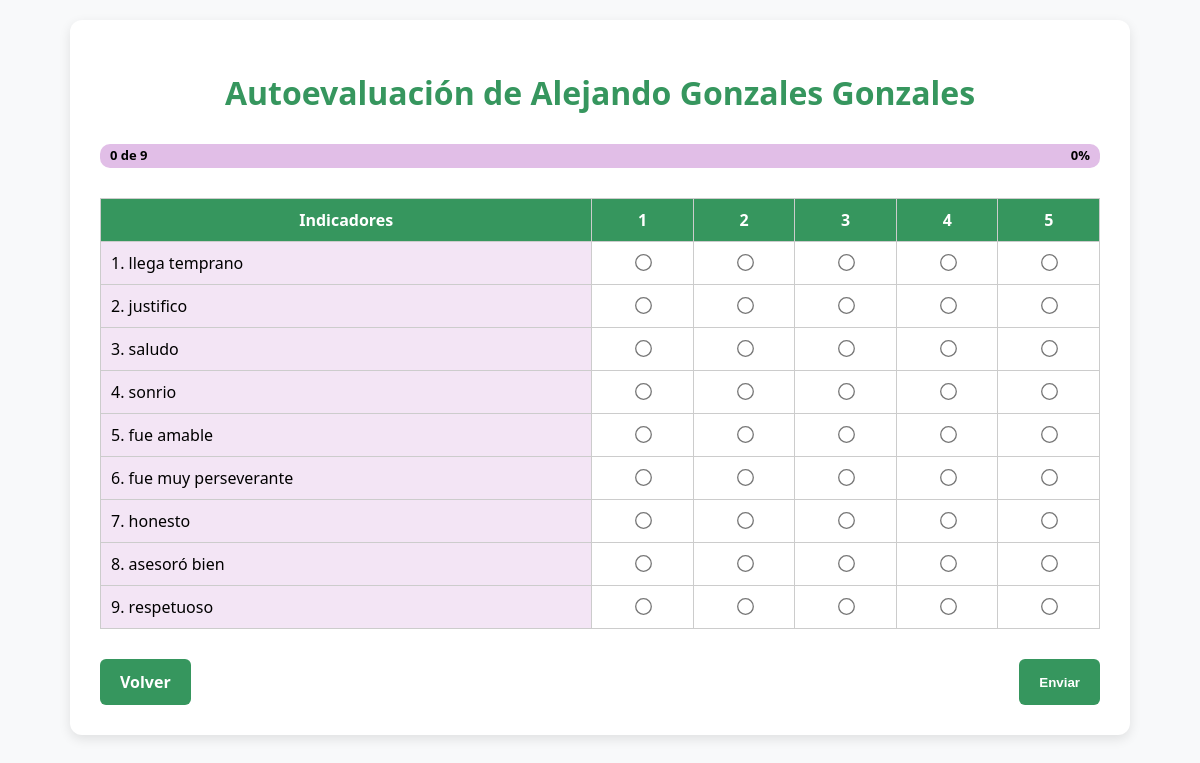
The page /autoevaluacion/ (signed in) on the database its author committed.
### core/models.py (models this page shows, shortened)
class Usuario(AbstractUser):
    ROL_TIPOS = [
        ('cliente', 'Cliente'),
        ('trabajador', 'Trabajador'),
    ]
    rol = models.CharField(max_length=20, choices=ROL_TIPOS, blank=True, null=True)
    rol_admin = models.ForeignKey(Rol, on_delete=models.SET_NULL, null=True, blank=True, related_name='usuarios')
    puesto = models.ForeignKey(Puesto, on_delete=models.SET_NULL, null=True, blank=True)

class Indicador(models.Model):
    nombre = models.CharField(max_length=100)
    descripcion = models.TextField(blank=True, null=True)
    criterio = models.ForeignKey(Criterio, on_delete=models.CASCADE, related_name='indicadores')
    max_puntaje = models.IntegerField(default=5)

### core/views.py (the view)
# urls.py: path('autoevaluacion/', views.realizar_autoevaluacion, name='realizar_autoevaluacion'),
@login_required
def realizar_autoevaluacion(request):
    indicadores = Indicador.objects.all()
    if request.method == 'POST':
        form = AutoevaluacionForm(indicadores, request.POST)
        if form.is_valid():
            evaluacion = AutoevaluacionTrabajador.objects.create(
                trabajador=request.user
            )
            for key, valoracion in form.cleaned_data.items():
                indicador_id = int(key.replace('indicador_', ''))
                puntaje = int(valoracion)
                RespuestaAutoevaluacionTrabajador.objects.create(
                    autoevaluacion=evaluacion,
                    indicador_id=indicador_id,
                    valoracion=valoracion,  # Guarda '1', '2', ..., '5'
                    puntaje=puntaje
                )
            return redirect('evaluacion_exitosa')
    else:
        form = AutoevaluacionForm(indicadores)
    return render(request, 'realizar_autoevaluacion.html', {
        'form': form,
        'trabajador': request.user,
        'indicadores': indicadores,
        'titulo': f'Autoevaluación - {request.user.get_full_name() or request.user.username}'
    })

### core/forms.py
class AutoevaluacionForm(forms.Form):
    def __init__(self, indicadores, *args, **kwargs):
        super().__init__(*args, **kwargs)
        for indicador in indicadores:
            self.fields[f'indicador_{indicador.id}'] = forms.ChoiceField(
                choices=[(str(i), str(i)) for i in range(1, 6)],
                widget=forms.RadioSelect,
                label=indicador.nombre
            )

### templates/realizar_autoevaluacion.html (shortened to what this page needs)
<!DOCTYPE html>
<html lang="es">
<head>
</head>
<body>
  <div class="container">
    <h1>Autoevaluación de {{ trabajador.get_full_name|default:trabajador.username }}</h1>
    <div class="progress-container">
      <span class="progress-left-text" id="progress-text"></span>
      <span class="progress-right-text" id="progress-percent"></span>
    </div>
    <form method="post" id="autoform">
      <table>
        <thead>
          <tr>
            <th>Indicadores</th>
            <th>1</th>
            <th>2</th>
            <th>3</th>
            <th>4</th>
            <th>5</th>
          </tr>
        </thead>
        <tbody>
          {% for indicador in indicadores %}
          <tr>
            <td>{{ forloop.counter }}. {{ indicador.nombre }}</td>
            {% for i in "12345" %}
            <td>
              <input type="radio" name="indicador_{{ indicador.id }}" value="{{ i }}" required>
            </td>
            {% endfor %}
          </tr>
          {% endfor %}
        </tbody>
      </table>
      <div class="button-group">
        <a href="{% url 'admin_dashboard' %}" class="back-button">Volver</a>
        <button type="submit">Enviar</button>
      </div>
    </form>
  </div>
</body>
</html>

### templates/realizar_autoevaluacion.html (style rules this page uses)
body { font-family: 'Segoe UI', sans-serif; background: #f8f9fa; margin: 0; padding: 20px; }
.container { max-width: 1000px; margin: auto; background: #fff; padding: 30px; border-radius: 12px; box-shadow: 0 4px 12px rgba(0, 0, 0, 0.1); }
h1 { text-align: center; color: #36965e; margin-bottom: 30px; }
table { width: 100%; border-collapse: collapse; margin-top: 20px; }
th, td { border: 1px solid #ccc; text-align: center; padding: 10px; }
th { background-color: #36965e; color: white; }
td:first-child { text-align: left; font-weight: 500; background-color: #f3e5f5; }
input[type="radio"] { transform: scale(1.3); accent-color: #36965e; cursor: pointer; }
.progress-container { background-color: #e1bee7; border-radius: 10px; overflow: hidden; height: 24px; margin-bottom: 30px; position: relative; }
.progress-left-text, .progress-right-text { position: absolute; top: 2px; font-size: 13px; font-weight: bold; color: black; }
.progress-left-text { left: 10px; }
.progress-right-text { right: 10px; }
.button-group { margin-top: 30px; display: flex; justify-content: space-between; }
button, .back-button { padding: 12px 20px; font-weight: bold; border: none; border-radius: 6px; color: white; background-color: #36965e; text-decoration: none; cursor: pointer; transition: background 0.2s ease; }

### rows shown on the page
Usuario: get_full_name "Alejando Gonzales Gonzales"
Indicador: nombre "llega temprano"
Indicador: nombre "justifico"
Indicador: nombre "saludo"
Indicador: nombre "sonrio"
Indicador: nombre "fue amable"
Indicador: nombre "fue muy perseverante"
Indicador: nombre "honesto"
Indicador: nombre "asesoró bien"
Indicador: nombre "respetuoso"
